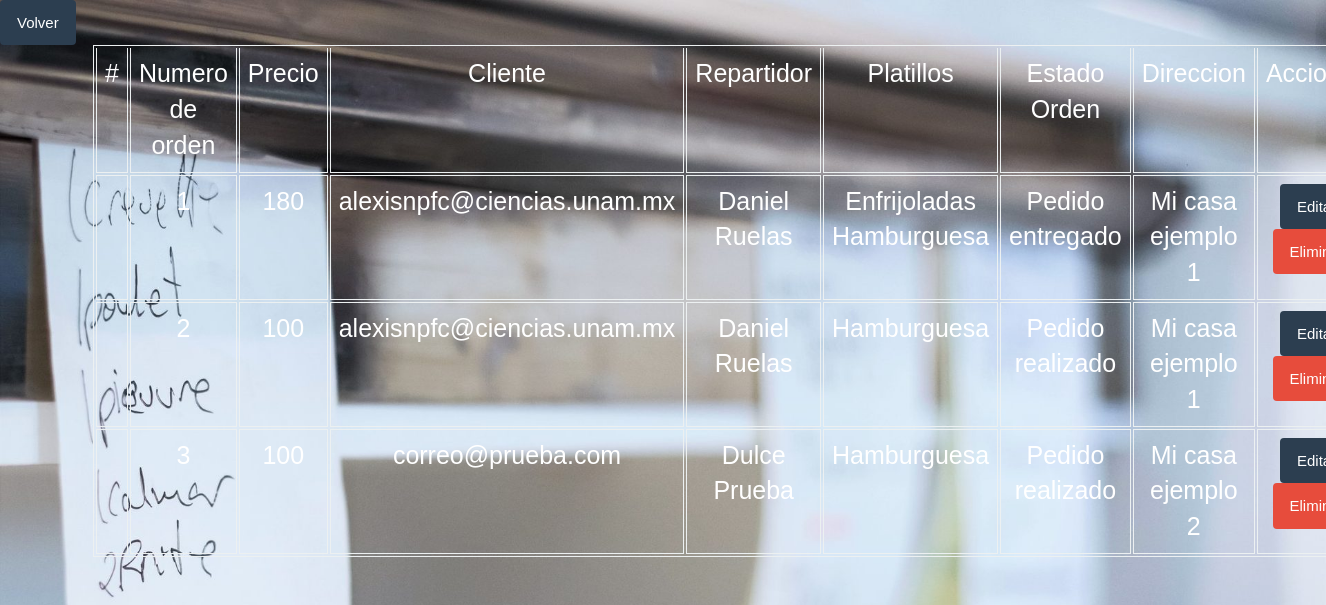
The page /administrador/lista-ordenes/ (signed in) on the database as committed earlier.
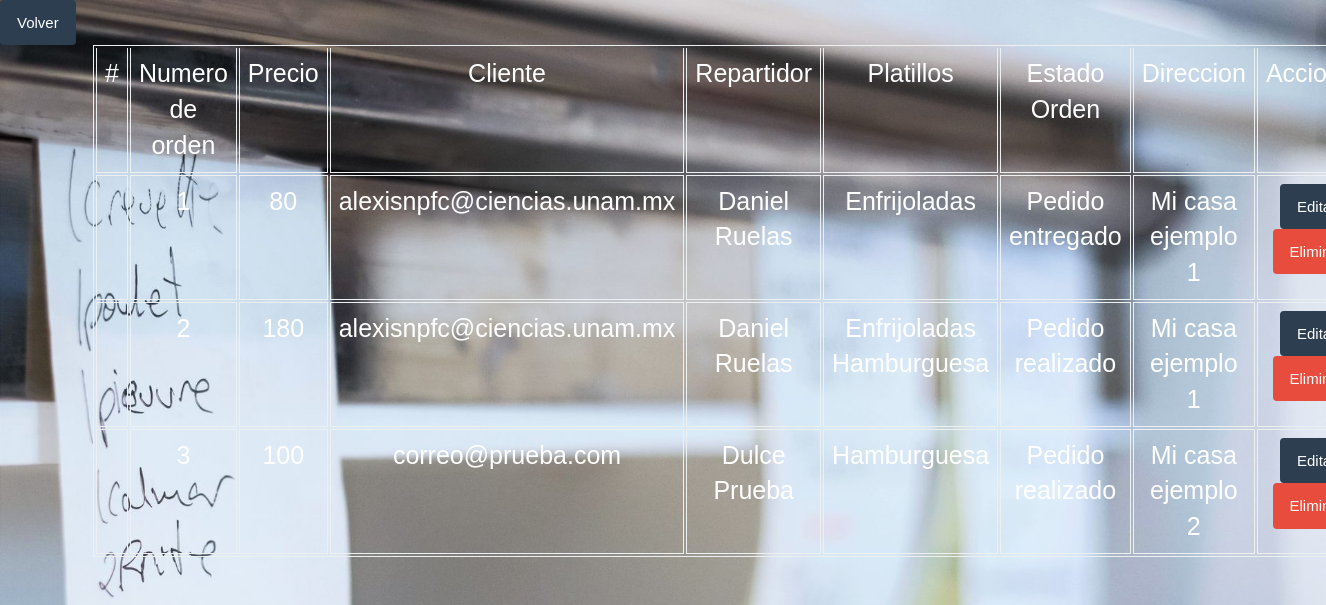
The same page on the database as committed later.
### administrador/models.py (models this page shows)
class Orden(models.Model):
	id_orden = models.AutoField(primary_key=True)
	precio_orden = models.IntegerField(null=False, default = 0)
	id_cliente_orden = models.ForeignKey('cliente.Cliente', on_delete=models.SET_DEFAULT, default=0)
	id_repartidor_orden = models.ForeignKey('repartidor.Repartidor',on_delete= models.SET_NULL, blank =True,  null=True)
	id_platillo_orden  = models.ManyToManyField('platillo.Platillo', null=True)
	id_estado_orden =    models.ForeignKey('EstadoOrden',  on_delete=models.SET_DEFAULT, default=0)
	direccion_entrega_orden  = models.ForeignKey('cliente.Direccion', null=True, on_delete=models.CASCADE)
	class Meta:
		db_table = 'orden'
		verbose_name_plural = "Ordenes"

class EstadoOrden(models.Model):
	id_estado = models.IntegerField(primary_key=True)
	descripcion_estado = models.CharField(max_length=30)
	class Meta:
		db_table = 'estado_orden'
		verbose_name_plural = "EstadosOrden"
	def __str__(self):
		return '{}'.format(self.descripcion_estado)

### cliente/models.py (models this page shows)
class Cliente(models.Model):
    user_cliente = models.OneToOneField(User, on_delete=models.CASCADE, unique=True)
    id_cliente = models.AutoField(primary_key=True, db_column='id_cliente')
    nombre_cliente = models.CharField(max_length=64)
    apellido_pa_cliente = models.CharField(max_length=100)
    apellido_ma_cliente = models.CharField(max_length=100)
    telefono_cliente = models.CharField(max_length=10)
    def __str__(self):
        return str(self.user_cliente)
    class Meta:
        db_table = 'cliente'
        verbose_name_plural = "Clientes"

class Direccion(models.Model):
    id_direccion = models.IntegerField(primary_key=True)
    id_cliente =  models.ForeignKey(Cliente, models.DO_NOTHING)
    descripcion_direccion = models.CharField(max_length=200)
    class Meta:
        db_table = 'direccion'
        verbose_name_plural = "Direcciones"
        unique_together = (('id_cliente', 'descripcion_direccion' ))
    def __str__(self):
        return '{}'.format(self.descripcion_direccion)

### repartidor/models.py (models this page shows)
class Repartidor(models.Model):
	user = models.OneToOneField(User, on_delete=models.CASCADE, unique=True)
	id_repatidor = models.AutoField(primary_key=True, db_column='id_repatidor')
	nombre_repartidor = models.CharField(max_length=64)
	apellido_paterno_repartidor = models.CharField(max_length=100)
	apellido_materno_repartidor = models.CharField(max_length=100)
	def __str__(self):
		return self.nombre_repartidor + " " + self.apellido_paterno_repartidor
	class Meta:
		db_table = 'repartidor'
		verbose_name_plural = "Repartidores"

### platillo/models.py (models this page shows, shortened)
class Platillo(models.Model):
    id = models.AutoField(primary_key=True)
    nombre = models.CharField(max_length=200, unique=True)
    descripcion = models.CharField(max_length=500, null=True)
    precio = models.FloatField(null=False, default=0)
    imagen = models.ImageField(null=True, upload_to=directorio_imagen)
    categoria = models.ForeignKey(
        'categoria.Categoria', on_delete=models.CASCADE)
    def __str__(self):
        return self.nombre
    class Meta:
        db_table = 'platillo'
        verbose_name_plural = "Platillos"

### administrador/views.py (the view)
    def _inner(request, *args, **kwargs):
        if not request.user.is_superuser:
            raise PermissionDenied
        return function(request, *args, **kwargs)

### administrador/views.py (called while the page is built)
def superuser_only(function):
    def _inner(request, *args, **kwargs):
        if not request.user.is_superuser:
            raise PermissionDenied
        return function(request, *args, **kwargs)
    return _inner

@login_required
@superuser_only
def lista_ordenes(request):
    ordenes = Orden.objects.all().order_by('id_orden')
    contexto = {'ordenes': ordenes}
    return render(request, 'administrador/lista_ordenes.html', contexto)

### templates/administrador/lista_ordenes.html (shortened to what this page needs)
{% load static %}
<!DOCTYPE html>
<html>
<head>
	<link rel="stylesheet" href="{% static 'css/bootstrap.min.css' %}">
	<link rel="stylesheet" href="{% static 'css/ordenes/lista_ordenes.css' %}">
</head>
<body>
<div class="return-btn" style="text-align: start">
<a class="btn btn-primary" href="../../../administrador/">Volver</a>
</div>
<div class="container">
<table class="table table-bordered">
	<thead>
		<tr>
			<td>#</td>
			<td>Numero de orden</td>
			<td>Precio</td>
			<td>Cliente</td>
			<td>Repartidor</td>
			<td>Platillos</td>
			<td>Estado Orden</td>
			<td>Direccion</td>
			<td>Acciones</td>
		</tr>
	</thead>
	<tbody>
		{% if ordenes %}
		{% for orden in ordenes%}
		<tr>
			<td></td>
			<td>{{orden.id_orden}}</td>
			<td>{{orden.precio_orden}}</td>
			<td>{{orden.id_cliente_orden}}</td>
			<td>{{orden.id_repartidor_orden}}</td>
			<td>
			{% for platillo in orden.id_platillo_orden.all %}
				{{platillo}}
			{% endfor %}
			</td>
			<td>{{orden.id_estado_orden}}</td>
			<td>{{orden.direccion_entrega_orden}}</td>
			<td>
				<a class="btn btn-primary" href="{% url 'administrador:editar_orden' orden.id_orden %}">Editar</a>
				<a class="btn btn-danger" href="{% url 'administrador:eliminar_orden' orden.id_orden %}">Eliminar</a>
			</td>
		</tr>
		{% endfor %}
		{% else %}
		<h1 align="center">No existen ordenes generadas</h1>
		{% endif %}
	</tbody>
</table>
</div>
</body>
</html>

Rows that differ between the two databases and show on the page:
changed Orden "Pedido entregado": precio_orden "180" → "80"; loses Platillo (nombre "Hamburguesa")
changed Orden id 2: precio_orden "100" → "180"; gains Platillo (nombre "Enfrijoladas")
